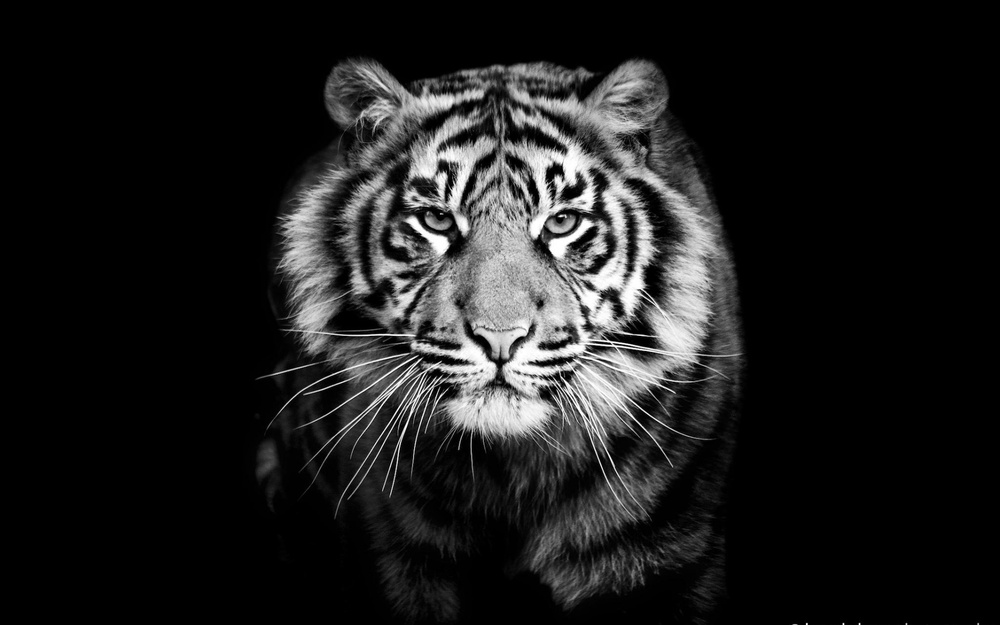
//> input picture C++ Opencv/Color Filters App/tiger.jpg, 1000 x 625 px, shrunk from 1920 x 1200 before the run
$ ./main   (built with g++ and OpenCV 4)
//> lines starting //> are read from the running program, lines starting //| are printed output that depends on the picture
//> further down, img is the input picture: 625 rows x 1000 cols, CV_8UC3; min 0, max 255, mean 29.8
#include <opencv2/opencv.hpp>
#include <iostream>

#include <opencv2/opencv.hpp>
#include <opencv2/highgui/highgui.hpp>
#include <opencv2/core/utils/logger.hpp>
#include <iostream>

// Function to apply a red filter
cv::Mat applyRedFilter(const cv::Mat& img) {
    cv::Mat redFiltered = cv::Mat::zeros(img.size(), img.type());
    std::vector<cv::Mat> channels;
    cv::split(img, channels);
    channels[1] = cv::Mat::zeros(img.rows, img.cols, channels[1].type()); // Set green channel to 0
//> channels[1]: 625 rows x 1000 cols, CV_8UC1; every value is 0
    channels[2] = cv::Mat::zeros(img.rows, img.cols, channels[2].type()); // Set blue channel to 0
    cv::merge(channels, redFiltered);
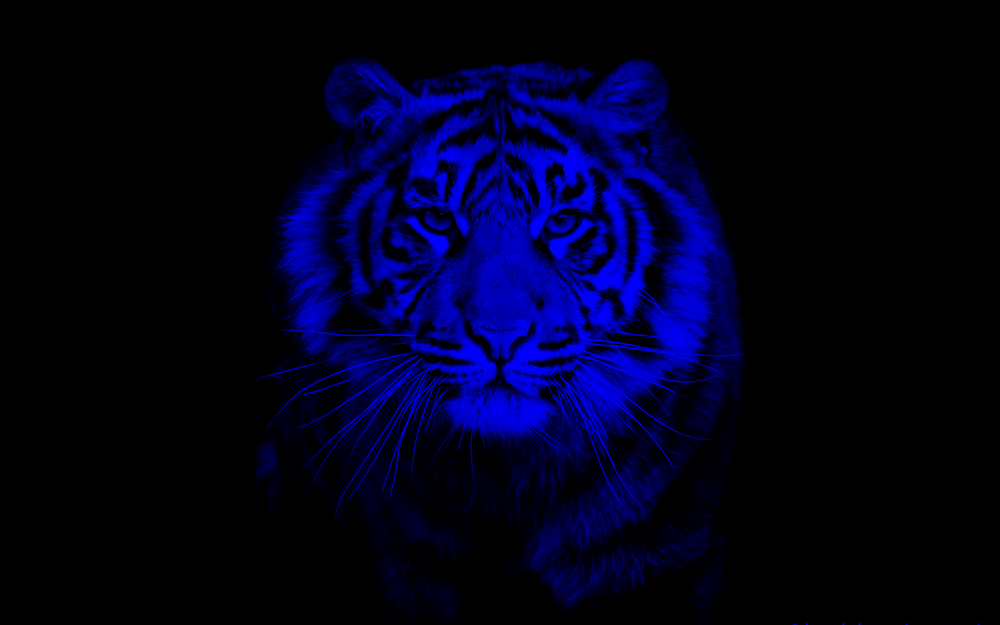
//> redFiltered: 625 rows x 1000 cols, CV_8UC3; mean B, G, R 29.8, 0, 0
    return redFiltered;
}

// Function to apply a green filter
cv::Mat applyGreenFilter(const cv::Mat& img) {
    cv::Mat greenFiltered = cv::Mat::zeros(img.size(), img.type());
    std::vector<cv::Mat> channels;
    cv::split(img, channels);
    channels[0] = cv::Mat::zeros(img.rows, img.cols, channels[0].type()); // Set red channel to 0
    channels[2] = cv::Mat::zeros(img.rows, img.cols, channels[2].type()); // Set blue channel to 0
    cv::merge(channels, greenFiltered);
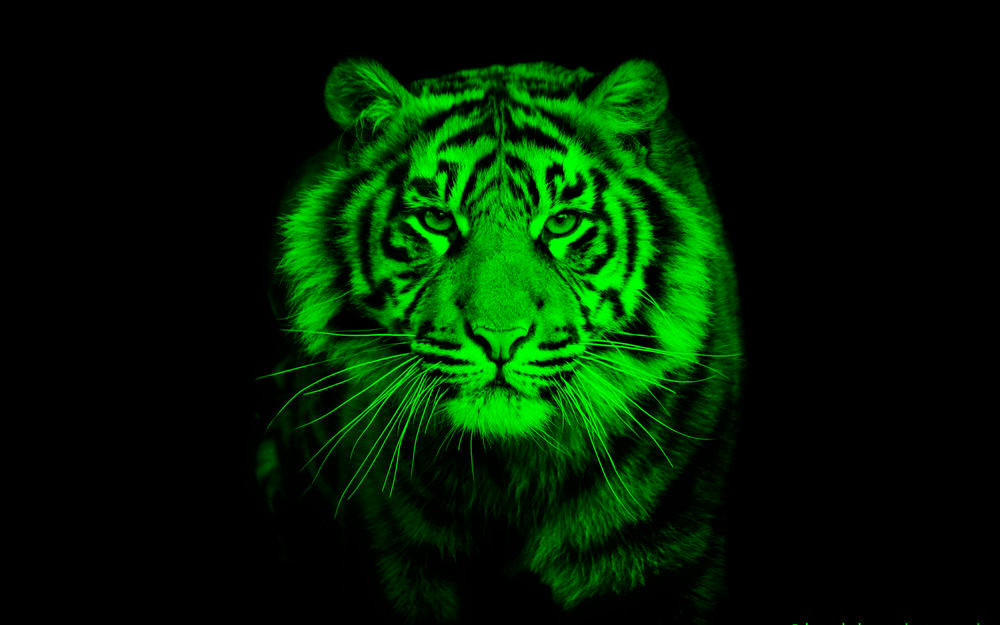
//> greenFiltered: 625 rows x 1000 cols, CV_8UC3; mean B, G, R 0, 29.8, 0
    return greenFiltered;
}

// Function to apply a blue filter
cv::Mat applyBlueFilter(const cv::Mat& img) {
    cv::Mat blueFiltered = cv::Mat::zeros(img.size(), img.type());
    std::vector<cv::Mat> channels;
    cv::split(img, channels);
    channels[0] = cv::Mat::zeros(img.rows, img.cols, channels[0].type()); // Set red channel to 0
    channels[1] = cv::Mat::zeros(img.rows, img.cols, channels[1].type()); // Set green channel to 0
    cv::merge(channels, blueFiltered);
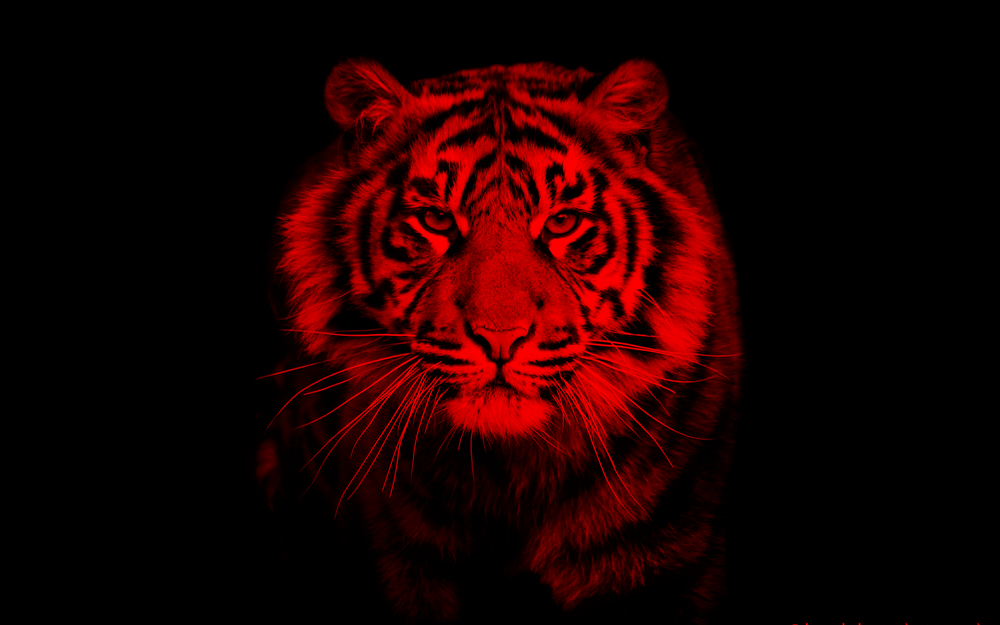
//> blueFiltered: 625 rows x 1000 cols, CV_8UC3; mean B, G, R 0, 0, 29.8
    return blueFiltered;
}

int main() {
    // Set OpenCV log level to silent
    cv::utils::logging::setLogLevel(cv::utils::logging::LOG_LEVEL_SILENT);


    // Load the image
    std::string imagePath = "D:/Gallery/tiger.jpg";
    cv::Mat img = cv::imread(imagePath);

    if (img.empty()) {
        std::cerr << "Error: Could not load image at " << imagePath << std::endl;
        return -1;
    }

    // Apply filters
    cv::Mat redFiltered = applyRedFilter(img);
    cv::Mat greenFiltered = applyGreenFilter(img);
    cv::Mat blueFiltered = applyBlueFilter(img);

    // Display the original and filtered images
    cv::imshow("Original Image", img);
    cv::imshow("Red Filter", redFiltered);
    cv::imshow("Green Filter", greenFiltered);
    cv::imshow("Blue Filter", blueFiltered);

    // Wait for a key press and close all windows
    cv::waitKey(0);
    cv::destroyAllWindows();

    return 0;
}
